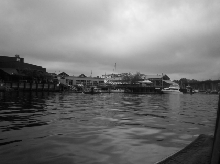
#> input picture a1_2019702002/input_data/q7/dark.png, 220 x 164 px, found by its file name
$ python q72.py
#> lines starting #> are read from the running program, lines starting #| are printed output that depends on the picture
#> further down, spec is the input picture: shape (164, 220, 3); min 2, max 244, mean 115.7
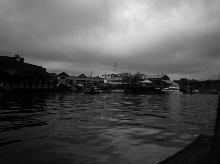
#> input picture a1_2019702002/input_data/q7/mid.jpg, 220 x 164 px, found by its file name
#> further down, org is the input picture: shape (164, 220, 3); min 0, max 239, mean 86.3
import cv2
import numpy as np
from matplotlib import pyplot as plt


def get_histogram(image,i):
    plt.subplot(3,1,i)
    count, bins, patches = plt.hist(image.ravel(), bins=256)
    plt.title("Image "+str(i))
    return count

def hist_equalize(org, spec):
    oldshape = org.shape
#> oldshape = (164, 220)
    org = org.reshape(-1)
    spec = spec.reshape(-1)
    rand1, bin_idx, s_counts = np.unique(org, return_inverse=True,return_counts=True)
#> rand1 = 240 values from 0 to 239; s_counts = 240 values, max 379 at index 4, min 1 at index 236, mean 150.3
    rand2, t_counts = np.unique(spec, return_counts=True)
#> rand2 = 243 values from 2 to 244; t_counts = 243 values, max 368 at index 163, min 1 at index 0, mean 148.5
    s_quant = np.cumsum(s_counts)
#> s_quant = 240 values from 238 to 36080
    s_quant = s_quant/s_quant[-1]
#> s_quant = 240 values from 0.0066 to 1
    t_quant = np.cumsum(t_counts)
#> t_quant = 243 values from 1 to 36080
    t_quant = t_quant/t_quant[-1]
#> t_quant = 243 values from 2.77e-05 to 1
    our = s_quant*255
#> our = 240 values from 1.68 to 255
    our = our.astype(int)
#> our = 240 values from 1 to 255
    tmp = t_quant*255
#> tmp = 243 values from 0.00707 to 255
    tmp = tmp.astype(int)
#> tmp = 243 values from 0 to 255
    b = []
    for data in our[:]:
        diff = tmp - data
        mask = np.ma.less_equal(diff, -1)
        if np.all(mask):
            c = np.abs(diff).argmin()
        masked_diff = np.ma.masked_array(diff, mask)
        b.append(masked_diff.argmin())
#> this loop made 240 passes
#> data on passes 2 to 4: 3, 6, 8
#> after the loop, b = 240 values from 5 to 242
    b = np.array(b,dtype='uint8')
    return b[bin_idx].reshape(oldshape)

spec = cv2.imread('dark.png')# path needs to be channged all input images are available in the input folder
spec = cv2.cvtColor(spec, cv2.COLOR_BGR2GRAY)
org = cv2.imread('mid.jpg')# path needs to be channged all input images are available in the input folder
org = cv2.cvtColor(org, cv2.COLOR_BGR2GRAY)

a = hist_equalize(org, spec)
get_histogram(org,1)
#> in get_histogram, `count, bins, patches = plt.hist(image.ravel(), bins=256)`: count = 256 values, max 379 at index 4, min 0 at index 15, mean 140.9; bins = 257 values from 0 to 239; patches = 256 items
get_histogram(spec,2)
get_histogram(a,3)

cv2.imwrite("similar.png",a)# output images in the output folder can be used for refrence

# cv2.imwrite("a1.png",org)
# cv2.imwrite("a2.png",spec)
plt.show()
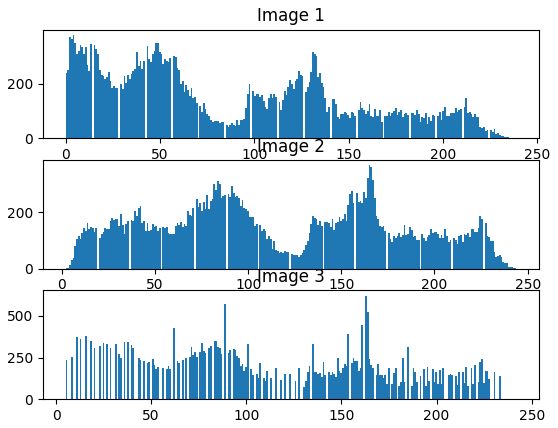
#> figure drawn by matplotlib, 3 panels; panel 1: tallest bar 379 high, from x = 3.73 to 4.67; panel 2: tallest bar 368 high, from x = 164.6 to 165.5; panel 3: tallest bar 622 high, from x = 162.4 to 163.3
